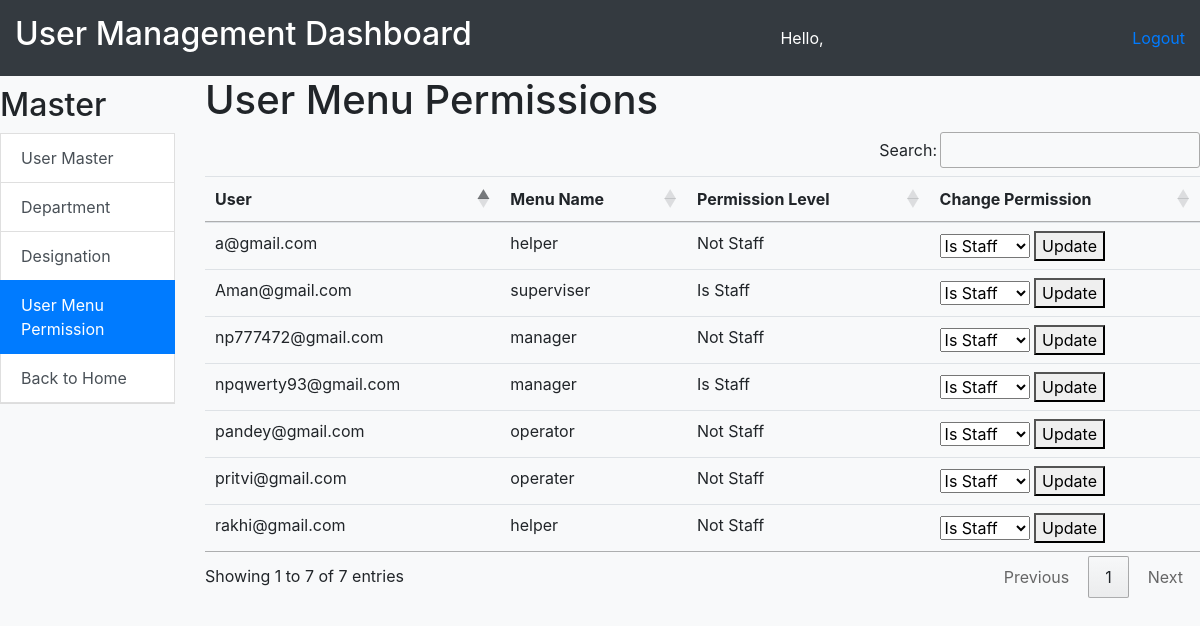
The page /emp_home/user_menu_permission/ (signed in) on the database its author committed.
### employee/models.py (models this page shows, shortened)
class UserMenuPermission(models.Model):
    PERMISSION_CHOICES = [
        (True, 'Is Staff'),
        (False, 'Not Staff'),
    ]
    user = models.ForeignKey(User, on_delete=models.CASCADE)
    menu_name = models.CharField(max_length=100)
    permission_level = models.BooleanField(choices=PERMISSION_CHOICES, default=False)
    def get_permission_display(self):
        return 'Is Staff' if self.permission_level else 'Not Staff'

### employee/views.py (the view)
# urls.py: path('user_menu_permission/', user_menu_permission, name='user_menu_permission'),
@user_passes_test(lambda u: u.is_staff)
def user_menu_permission(request):
    permissions = UserMenuPermission.objects.all()
    return render(request, 'user_menu_permission.html', {'permissions': permissions})

### employee/templates/user_menu_permission.html (shortened to what this page needs)
{% extends 'user_management.html' %}
{% block content %}
  <h1>User Menu Permissions</h1>
  <table class="table" id='example'>
    <thead>
      <tr>
        <th>User</th>
        <th>Menu Name</th>
        <th>Permission Level</th>
        <th>Change Permission</th>
      </tr>
    </thead>
    <tbody>
      {% for permission in permissions %}
        <tr>
          <td>{{ permission.user.username }}</td>
          <td>{{ permission.menu_name }}</td>
          <td>{{ permission.get_permission_display }}</td>
          <td>
            <form method="post" action="{% url 'update_permission' permission.id %}">
              <select name="new_permission_level">
                <option value="True">Is Staff</option>
              </select>
              <button type="submit">Update</button>
            </form>
          </td>
        </tr>
      {% endfor %}
    </tbody>
  </table>
{% endblock %}

### employee/templates/user_management.html (style rules this page uses)
body { background-color: #f8f9fa; margin: 0; }

### rows shown on the page
UserMenuPermission: user.username "Aman@gmail.com", menu_name "superviser", permission "Is Staff"
UserMenuPermission: user.username "npqwerty93@gmail.com", menu_name "manager", permission "Is Staff"
UserMenuPermission: user.username "rakhi@gmail.com", menu_name "helper", permission "Not Staff"
UserMenuPermission: user.username "a@gmail.com", menu_name "helper", permission "Not Staff"
UserMenuPermission: user.username "pritvi@gmail.com", menu_name "operater", permission "Not Staff"
UserMenuPermission: user.username "pandey@gmail.com", menu_name "operator", permission "Not Staff"
UserMenuPermission: user.username "np777472@gmail.com", menu_name "manager", permission "Not Staff"
